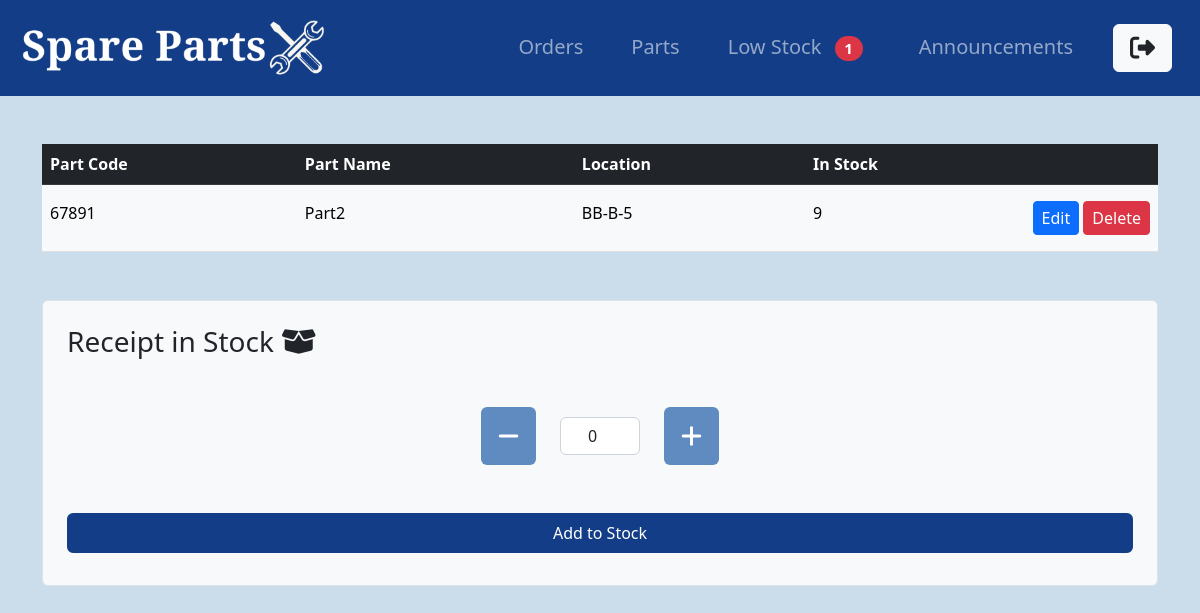
/parts/list/2 (signed in), run on an earlier commit of the app's database.
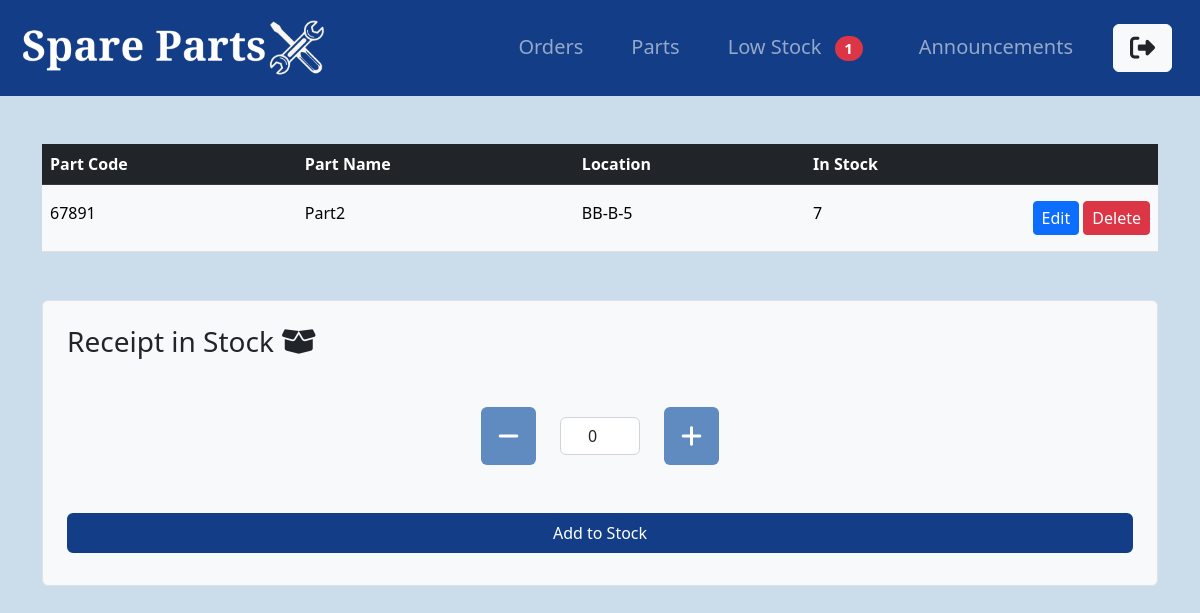
And on a later commit of the database.
### parts/models.py (models this page shows, shortened)
class Part(models.Model):
    code = models.CharField(max_length=50, unique=True)
    name = models.CharField(max_length=100)
    num_in_stock = models.PositiveIntegerField(default=0)
    low_stock_warning = models.PositiveIntegerField(default=0)
    location = models.CharField(max_length=10, help_text="Format: AB-A-5")

### parts/views.py (the view, shortened to what this page needs)
# urls.py: path('list/<int:pk>', PartDetailView.as_view(), name='part-detail'),
class PartDetailView(LoginRequiredMixin, DetailView):
    model = Part

### parts/context_processors.py (called while the page is built)
def low_stock_count(request):
    count = Part.objects.filter(num_in_stock__lte=F('low_stock_warning')).count()
    return {'low_stock_count': count}

### parts/templates/parts/part_detail.html (shortened to what this page needs)
{% extends "parts/base.html" %}
{% block content %}
    <table class="table table-light mb-5 parts">
        <thead class="table-dark">
            <tr>
                <th class="py-2">Part Code</th>
                <th class="py-2">Part Name</th>
                {% if user.profile.user_group == 'store_manager' %}
                    <th class="py-2">Location</th>
                {% endif %}
                <th class="py-2">In Stock</th>
                {% if user.profile.user_group == 'store_manager' %}
                    <th class="py-2"></th>
                {% endif %}
            </tr>
        </thead>
        <tbody>
            <tr>
                <td class="py-3">{{part.code}}</td>
                <td class="py-3">{{ part.name }}</td>
                {% if user.profile.user_group == 'store_manager' %}
                    <td class="py-3">{{ part.location }}</td>
                {% endif %}
                <td class="py-3">{{ part.num_in_stock }}</td>
                {% if user.profile.user_group == 'store_manager' %}
                <td class="py-3 text-nowrap" style="width: 1%;">
                    <a class="btn btn-primary btn-sm" href="{% url 'part-update' part.id %}">Edit</a>
                    <a href="{% url 'part-delete' part.id %}" class="btn btn-danger btn-sm">Delete</a>
                </td>
                {% endif %}
            </tr>
        </tbody>
    </table>
    {% if user.profile.user_group == 'store_manager' %}
        <form method="post" class="p-4 border rounded bg-light mb-5">
            <h3>Receipt in Stock <i class="fa-solid fa-box-open"></i></h3>
            <div class="form-group d-flex justify-content-center align-items-center my-5">
                <button type="button" class="btn btn-minus p-3" id="minus-btn-receipt"><i class="fa-solid fa-minus fa-xl"></i></button>
                <input type="number" id="stock_input" name="receipt_quantity" class="form-control text-center mx-4" value="0" readonly required style="max-width: 80px;">
                <button type="button" class="btn btn-plus p-3" id="plus-btn-receipt"><i class="fa-solid fa-plus fa-xl"></i></button>
            </div>
            <button type="submit" class="btn btn-light-bg mt-5 mb-2 w-100 d-block mx-auto">Add to Stock</button>
        </form>
    {% endif %}
{% endblock content %}

What changed in the data, as far as the page shows it:
changed Part "Part2": num_in_stock "9" → "7"
